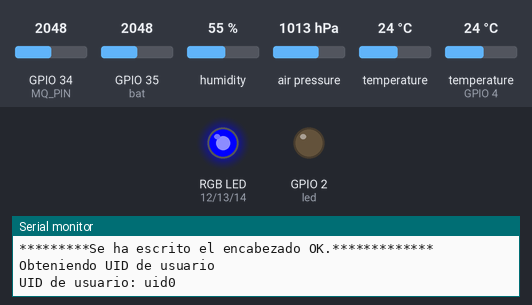
Bench run of a sketch on a simulated ESP32. On the bench: an RGB LED mixed from three pins (HIGH = lit), output pins drawn as LEDs (lit = HIGH), the last lines printed to the serial monitor. The test bench sets the inputs (shaded band); at power-on: GPIO 34 (MQ_PIN) = 2048, GPIO 35 (bat) = 2048, humidity 55 %, air pressure 1013 hPa, temperature 24 °C, temperature (sensor on GPIO 4) 24 °C. WiFi joins after 1.5 s; servers stay silent unless stated; the local clock reads 2024-03-15 10:24:30 at power-on unless the sketch sets it; storage starts empty.

Above: at 27.6 s.
At 28.1 s:
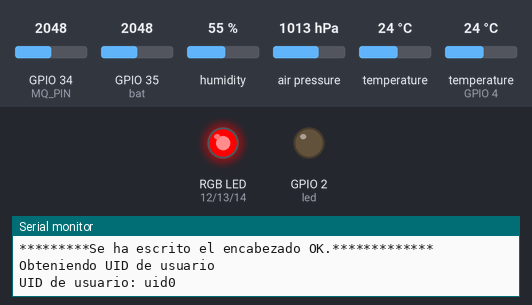
At 28.6 s:
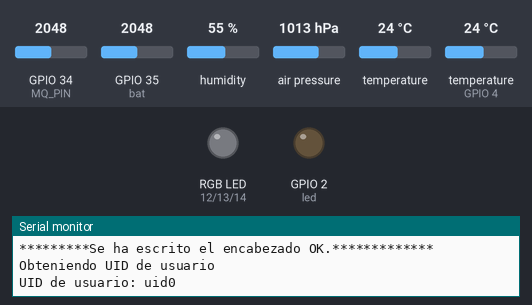
At 38.42 s:
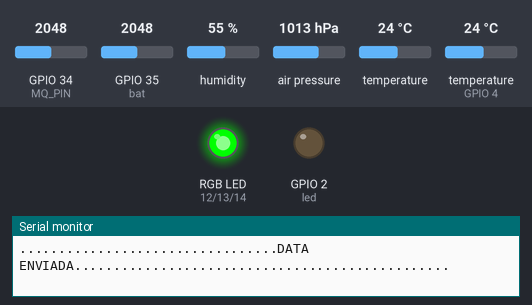
Timing chart, 0 to 40.0 s (numbered marks = the images above):
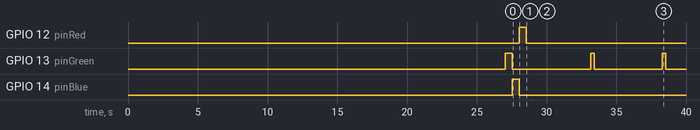

The sketch:

ESP32_ProyectoFirebase_COPIA.ino
```cpp
/*
Ultima modificación: 20240521
*/
#include <Arduino.h>
#include <WiFi.h>
#include <Firebase_ESP_Client.h>
#include <Adafruit_Sensor.h>
#include <Adafruit_BMP280.h>
#include <DHT.h>
#include <SPI.h>
#include <SD.h>
#include "addons/TokenHelper.h"
#include "addons/RTDBHelper.h"
#include "time.h"
// Definiciones de constantes
#define DHTTYPE  DHT22
#define DHTPIN    4
//#define WIFI_SSID "CAMILO_PC"
//#define WIFI_SSID "iPhone"
//#define WIFI_PASSWORD "123456789"
#define WIFI_SSID "Tenda_2CD2E0"
#define WIFI_PASSWORD "Camilo19979798"
#define API_KEY "AIzaSyA3VLtTrmpkoYrcS_G1-1wdqLcIQrfJJ8U"
#define USER_EMAIL "camilo.catachunga@correounivalle.edu.co"
#define USER_PASSWORD "Camilo19979798"
#define DATABASE_URL "iot-proycomunicaciones-default-rtdb.firebaseio.com"
#define SEALEVELPRESSURE_HPA (1018)
/*VARIABLES PARA SENSOR MQ135*/
#define         MQ_PIN                       (34)     //define which analog input channel you are going to use
#define         RL_VALUE                     (10)    //define the load resistance on the board, in kilo ohms
#define         RO_CLEAN_AIR_FACTOR          (9.21)  //RO_CLEAR_AIR_FACTOR=(Sensor resistance in clean air)/RO,

#define         CALIBARAION_SAMPLE_TIMES     (50)    //define how many samples you are going to take in the calibration phase
#define         CALIBRATION_SAMPLE_INTERVAL  (500)   //define the time interal(in milisecond) between each samples in the
                                                     //cablibration phase
#define         READ_SAMPLE_INTERVAL         (50)    //define how many samples you are going to take in normal operation
#define         READ_SAMPLE_TIMES            (5)     //define the time interal(in milisecond) between each samples in
#define         GAS_CO2                      (0)

float           CO2Curve[3]  =  {2.3, 0.93,-1.44};
float Ro=10;                  //Ro is initialized to 10 kilo ohms

//////////////CONFIG DNS
IPAddress local_IP(192, 168, 2, 106);
IPAddress gateway(192, 168, 2, 1);
IPAddress subnet(255, 255, 255, 0);
IPAddress dns(8,8,4,4);   // add DNS
//////////////////

// Definiciones de PINES ESP32
const int led = 2;
const int bat=35;
File myFile;
const int CS = 5;
// Definición de pines para el LED RGB de cátodo común
const byte pinRed = 12;   // Pin para el color rojo
const byte pinGreen = 13; // Pin para el color verde
const byte pinBlue = 14;  // Pin para el color azul
byte currentColor = 0; // 0: Rojo, 1: Verde, 2: Azul

// Variables globales
FirebaseData fbdo;
FirebaseAuth auth;
FirebaseConfig config;
String uid;
String databasePath, tempPath, qualPath, humPath, presPath, ledPath,altPath,reportPath,ultimoReportePath,voltajeBatPath;
String formattedDate;
unsigned long sendDataPrevMillis = 0;
unsigned long timerDelay = 1500; // Delay para envio de datos
unsigned long tiempo=0;
unsigned long previousMillis = 0;
const long interval = 1000; // Intervalo de tiempo entre cambios de color (en milisegundos)
///////////////VARIABLES PARA NTP - RTC
const char* ntpServer = "co.pool.ntp.org";
const long  gmtOffset_sec = -18000;
const int   daylightOffset_sec = 0;

const unsigned long intervalo = 1 * 300 * 1000000; //*************************** TIEMPO PARA GRABACION DE DATOS**************************//
const unsigned long intervalo2 = 5 * 1000000;       //*************************** TIEMPO PARA ENVÍO DE DATOS**************************//
//////////////////////////////// VARIABLES QUE ALMACENAN DATOS DE LOS SENSORES
int temperature,temperature2;
float humidity,quality,pressure,altitude,promedioTemp,CO2_ppm,sensorValue,voltaje;
String hora="";

////////////////////////////////////////
DHT dht(DHTPIN, DHTTYPE, 22);
Adafruit_BMP280 bmp;
///////////////////////////////
void setRGB(byte redValue, byte greenValue, byte blueValue) {
  // Apagar todos los colores
  digitalWrite(pinRed, redValue);
  digitalWrite(pinGreen, greenValue);
  digitalWrite(pinBlue, blueValue);
}
String getFormattedDate() {
  struct tm timeinfo; // Crear una estructura tm para contener la información de tiempo
  if (!getLocalTime(&timeinfo)) { // Obtener la hora local y verificar si falla
    Serial.println("Failed to obtain time"); // Imprimir mensaje de error
    return ""; // Devolver una cadena vacía en caso de fallo
  }

  char formattedDate[9]; // Crear un array de caracteres para contener la fecha formateada (formato AAAAMMDD)
  snprintf(formattedDate, sizeof(formattedDate), "%04d%02d%02d",
           timeinfo.tm_year + 1900, // Año desde 1900, así que se le suma 1900 para obtener el año actual
           timeinfo.tm_mon + 1, // Meses desde enero, así que se le suma 1 para obtener el mes actual
           timeinfo.tm_mday); // Día del mes

  return String(formattedDate); // Convertir la fecha formateada a una String y devolverla
}

String obtenerHora() {
  struct tm timeinfo;
  if(!getLocalTime(&timeinfo)){
    Serial.println("Failed to obtain time");
    return "";
  }
  char horaString[20]; // Buffer para almacenar la fecha y hora como cadena (formato AAAA-MM-DD hh:mm:ss)
  sprintf(horaString, "%04d-%02d-%02d %02d:%02d:%02d",
          timeinfo.tm_year + 1900, // Años desde 1900
          timeinfo.tm_mon + 1,     // Meses desde 0
          timeinfo.tm_mday,
          timeinfo.tm_hour,
          timeinfo.tm_min,
          timeinfo.tm_sec);
  return String(horaString);
}

void WriteInit(String path2){
  myFile = SD.open("/"+path2+".csv", FILE_APPEND);
  // if the file opened okay, write to it:
  if (myFile) {
    myFile.print("hora,temperatura,humedad_relativa");
    myFile.print("\r\n");
    myFile.close(); // close the file:
    Serial.println("*********Se ha escrito el encabezado OK.*************");
  }
  // if the file didn't open, print an error:
  else {
    Serial.println("error opening file ");
  }
}

void WriteFile(String path, float temp, float hum, String hour) {
  myFile = SD.open("/" + path + ".csv", FILE_APPEND);
  String dataString = "";
  dataString+=hour;
  dataString+=",";
  dataString+=String(temp);
  dataString+=",";
  dataString+=String(hum);

  if (myFile) {
  myFile.println(dataString);
  myFile.close();
  }
    else {
    Serial.println("error opening file ");
  }
}

void initWiFi() {
  WiFi.begin(WIFI_SSID, WIFI_PASSWORD);
  Serial.print("Conectando a WiFi ..");
  while (WiFi.status() != WL_CONNECTED) {
    Serial.print('.');
    delay(1000);
  }
  Serial.println(WiFi.localIP());
  digitalWrite(led,HIGH);
}

void sendFloat(String path, float value){
  if (Firebase.RTDB.setFloat(&fbdo, path.c_str(), value)){
    //Serial.println("PATH: " + fbdo.dataPath());
    //Serial.println("TYPE: " + fbdo.dataType());
  }
  else {
    setRGB(255,0,0);
    Serial.println(".................................RECONECTANDO 1................................................");
    //Serial.println("REASON: " + fbdo.errorReason());
  }
}
void sendString(String path, String value){
  if (Firebase.RTDB.setString(&fbdo, path.c_str(), value)){
    // Serial.println("PATH: " + fbdo.dataPath());
    // Serial.println("TYPE: " + fbdo.dataType());
  }
  else {
    setRGB(255,0,0);
    Serial.println(".................................RECONECTANDO 1................................................");
    // Serial.println("REASON: " + fbdo.errorReason());
  }
}

void readData(String path){
  String readIncoming ="";
  if (Firebase.RTDB.getString(&fbdo, path.c_str())){
    //Serial.println("PATH: " + fbdo.dataPath());
    //Serial.println("TYPE: " + fbdo.dataType());
    if(fbdo.dataType()=="string"){
      readIncoming =fbdo.stringData();
      //Serial.println("DATA: " + readIncoming);
      digitalWrite(led, (readIncoming == "ON") ? HIGH : LOW);
    }
  }
  else {
    //digitalWrite(pinRed,HIGH);
    Serial.println(".................................RECONECTANDO 2................................................");
        //Serial.println("REASON: " + fbdo.errorReason());
  }
}

/////////////////////////TIMER 1
hw_timer_t *timer = NULL;
volatile bool has_expired = false; //
void IRAM_ATTR timerInterrupcion() {
 has_expired = true;
}
/////////////////////////TIMER 2
hw_timer_t *timer2 = NULL;
volatile bool has_expired2 = false; //
void IRAM_ATTR timerInterrupcion2() {
 has_expired2 = true;
}
///////////////////////////

void setup(){
  Serial.begin(115200);
  dht.begin();
  bmp.begin(0x76);
  configTime(gmtOffset_sec, daylightOffset_sec, ntpServer);
  Ro = MQCalibration(MQ_PIN);
  // Inicializar los pines como salidas
  pinMode(led, OUTPUT);
  pinMode(pinRed, OUTPUT);
  pinMode(pinGreen, OUTPUT);
  pinMode(pinBlue, OUTPUT);

  WiFi.config(local_IP, gateway, subnet, dns); // Descomentar si se va a usar DNS
  initWiFi();
  digitalWrite(led,LOW);
  //////////////////////////// TIMER 1
  timer = timerBegin(0, 80, true); // Timer 0, divisor de reloj 80
  timerAttachInterrupt(timer, &timerInterrupcion, true); // Adjuntar la función de manejo de interrupción
  timerAlarmWrite(timer, intervalo, true); // Interrupción cada 1 minuto
  timerAlarmEnable(timer); // Habilitar la alarma
  ////////////////////
  //////////////////////////// TIMER 2
  timer2 = timerBegin(1, 80, true); // Timer 0, divisor de reloj 80
  timerAttachInterrupt(timer2, &timerInterrupcion2, true); // Adjuntar la función de manejo de interrupción
  timerAlarmWrite(timer2, intervalo2, true); // Interrupción cada 2 segundos
  timerAlarmEnable(timer2); // Habilitar la alarma
  ////////////////////
  while (!Serial) { ; }  // wait for serial port to connect. Needed for native USB port only
  Serial.println("Initializing SD card...");
  if (!SD.begin(CS)) {
    Serial.println("initialization failed!");
    return;
  }
  Serial.println("initialization done.");
  formattedDate = getFormattedDate();
  WriteInit(formattedDate); //////////////Encabezado

  config.api_key = API_KEY;
  auth.user.email = USER_EMAIL;
  auth.user.password = USER_PASSWORD;
  config.database_url = DATABASE_URL;

  Firebase.reconnectWiFi(true);
  fbdo.setResponseSize(4096); //4096 // 2048
  config.token_status_callback = tokenStatusCallback;
  config.max_token_generation_retry = 5;
  Firebase.begin(&config, &auth);

  Serial.println("Obteniendo UID de usuario");
  while ((auth.token.uid) == "") {
    Serial.print('.');
    delay(1000);
  }
  uid = auth.token.uid.c_str();
  Serial.print("UID de usuario: ");
  Serial.println(uid);

  databasePath = "/UsersData/" + uid;
  tempPath = databasePath + "/temperature";
  qualPath = databasePath + "/quality";
  humPath = databasePath + "/humidity";
  presPath = databasePath + "/pressure";
  altPath = databasePath + "/altitude";
  ultimoReportePath = databasePath + "/UltimoReporte";
  voltajeBatPath = databasePath + "/voltaje";
  //reportPath = databasePath + "/report";
  ledPath = databasePath + "/led";

  // Ejecutar la función durante 5 segundos
  unsigned long tiempoInicial = millis(); // Obtener el tiempo actual
  while (millis() - tiempoInicial < 1500) { // Ejecutar durante 5 segundos
    parpadeo(500);
  }
  setRGB(0,0,0);
}

void loop(){

  formattedDate = getFormattedDate();
  hora=obtenerHora();
  humidity = dht.readHumidity();
  temperature = (bmp.readTemperature()); //-0.54
  temperature2=(dht.readTemperature()); //+ 0.5
  quality = MQGetGasPercentage(MQRead(MQ_PIN)/Ro,GAS_CO2) + 410;
  pressure = (bmp.readPressure()/100)-3.3;
  altitude = bmp.readAltitude(1018); //bmp.readAltitude(1013)
  sensorValue = analogRead(bat);  // Leer el valor analógico del pin 35
  voltaje = sensorValue * (3.3 / 4096.0) * 3.65;  // Ajustar el factor de escala


  if (has_expired2 && Firebase.ready()){

      sendFloat(tempPath, temperature2);
      sendFloat(qualPath, quality);
      sendFloat(humPath, humidity);
      sendFloat(presPath, pressure);
      sendFloat(altPath, altitude);
      sendFloat(voltajeBatPath, voltaje);
      sendString(ultimoReportePath, hora);

      setRGB(0,255,0);
      Serial.println(".................................DATA ENVIADA................................................");
      has_expired2=false;
  }
  else if(has_expired){

      WriteFile(formattedDate, temperature2, humidity, hora);
      setRGB(0,0,255);
      Serial.println(".................................SD Grabada................................................");
      has_expired=false;
  }
  else{
    setRGB(0,0,0);
  }
  checkWiFiConnection();
}

void parpadeo (const long timer){
  unsigned long currentMillis = millis(); // Obtener el tiempo actual
  if (currentMillis - previousMillis >= timer) {
    // Actualizar el tiempo para el siguiente intervalo
    previousMillis = currentMillis;
    // Cambiar al siguiente color
    currentColor = (currentColor + 1) % 3;
    // Cambiar el color del LED
    switch (currentColor) {
      case 0:
        setRGB(255, 0, 0);   // Rojo
      break;
      case 1:
        setRGB(0, 255, 0);   // Verde
      break;
      case 2:
        setRGB(0, 0, 255);   // Azul
      break;
    }
  }
}
void checkWiFiConnection() {
  if (WiFi.status() != WL_CONNECTED) {
    Serial.println("Conexión WiFi perdida, intentando reconectar...");
    setRGB(255, 0, 0); // Enciende el LED ROJO

    // Intentar reconectar al WiFi
    WiFi.disconnect();
    WiFi.begin(WIFI_SSID, WIFI_PASSWORD);

    unsigned long startAttemptTime = millis();

    // Esperar un máximo de 10 segundos para reconectar
    while (WiFi.status() != WL_CONNECTED && millis() - startAttemptTime < 10000) {
      delay(500);
     // Serial.print(".");
    }
  }
}

float MQResistanceCalculation(int raw_adc) {
  return ( ((float)RL_VALUE*(1023-raw_adc)/raw_adc));
}

float MQCalibration(int mq_pin) {
  int i;
  float val=0;

  for (i=0;i<CALIBARAION_SAMPLE_TIMES;i++) {            //take multiple samples
    val += MQResistanceCalculation(analogRead(mq_pin));
    delay(CALIBRATION_SAMPLE_INTERVAL);
  }
  val = val/CALIBARAION_SAMPLE_TIMES;                   //calculate the average value
  val = val/RO_CLEAN_AIR_FACTOR;                        //divided by RO_CLEAN_AIR_FACTOR yields the Ro
                                                        //according to the chart in the datasheet

  return val;
}

float MQRead(int mq_pin) {
  int i;
  float rs=0;

  for (i=0;i<READ_SAMPLE_TIMES;i++) {
    rs += MQResistanceCalculation(analogRead(mq_pin));
    delay(READ_SAMPLE_INTERVAL);
  }
  rs = rs/READ_SAMPLE_TIMES;
  return rs;
}

int MQGetGasPercentage(float rs_ro_ratio, int gas_id) {
  if ( gas_id == GAS_CO2) {
     return MQGetPercentage(rs_ro_ratio,CO2Curve);
  }
  return 0;
}

int  MQGetPercentage(float rs_ro_ratio, float *pcurve) {
  return (pow(10,( ((log(rs_ro_ratio)-pcurve[1])/pcurve[2]) + pcurve[0])));
}
```

Measured:
- by itself, GPIO 13 (pinGreen): goes LOW 5.6 s, HIGH 0.26 s, LOW 4.9 s, HIGH 0.26 s, then LOW
